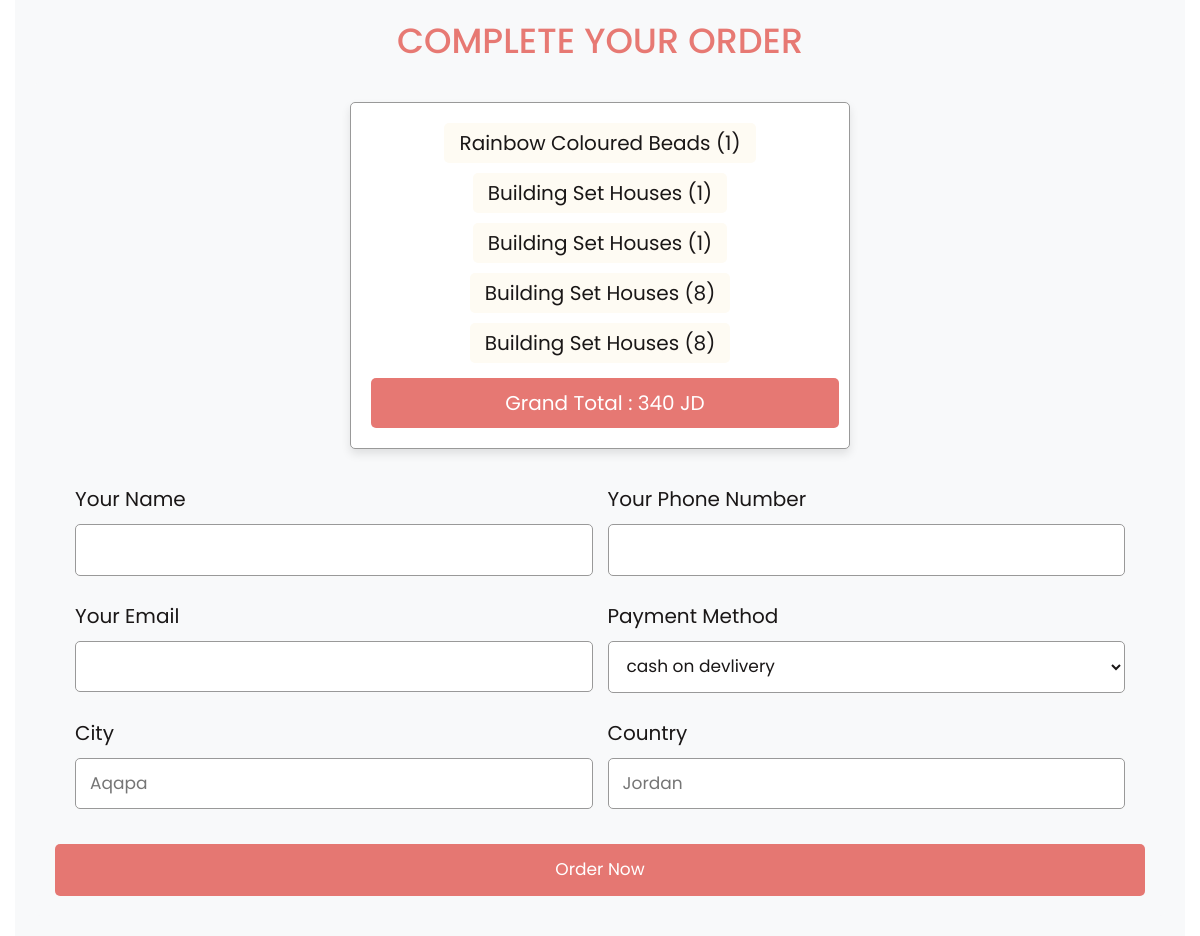
The app's page /checkout/checkout.php with its own data.
### tables this page shows
CREATE TABLE `cart` (
  `cart_id` int(11) NOT NULL,
  `product_id` int(11) NOT NULL,
  `quantity` int(255) NOT NULL,
  `total_cart` decimal(10,0) NOT NULL,
  `coupon` varchar(255) NOT NULL,
  `id` int(11) NOT NULL
);

CREATE TABLE `products` (
  `product_id` int(255) NOT NULL,
  `product_name` varchar(255) NOT NULL,
  `description` varchar(255) NOT NULL,
  `price` decimal(14,0) NOT NULL,
  `status` int(1) NOT NULL,
  `category_id` int(255) NOT NULL,
  `code` varchar(11) NOT NULL,
  `img` varchar(255) NOT NULL,
  `discount` varchar(70) NOT NULL
);

### checkout/checkout.php (the view, shortened to what this page needs)
<?php
include_once '../Configration/connection.php';
?>
<!DOCTYPE html>
<html lang="en">
<head>
   <link rel="stylesheet" href="https://cdnjs.cloudflare.com/ajax/libs/font-awesome/6.0.0/css/all.min.css">
   <link rel="stylesheet" href="https://stackpath.bootstrapcdn.com/bootstrap/4.5.2/css/bootstrap.min.css">
   <link rel="stylesheet" href="checkout.css">
</head>
<body>
<div class="container">
<section class="checkout-form" style="background-color: #f8f9fa;">
   <h1 class="heading" style="color:#e46a64e6;">complete your order</h1>
   <form action="" method="post" style="background-color: #f8f9fa;">
   <div class="display-order">
      <?php
        $sql1="SELECT * FROM cart INNER JOIN products ON products.product_id=cart.product_id";
         $select_cart = mysqli_query($conn, $sql1);
         $total = 0;
         $grand_total = 0;
         if(mysqli_num_rows($select_cart) > 0){
            while($row = mysqli_fetch_assoc($select_cart)){
            $total_price = number_format($row['price'] * $row['quantity']);
            $grand_total = $total += $total_price;
      ?>
      <span><?= $row['product_name']; ?>  (<?= $row['quantity']; ?>)</span>
      <?php
         }
      }else{
         echo "<div class='display-order'><span>your cart is empty!</span></div>";
      }
      ?>
      <span class="grand-total" style="background-color: #e46a64e6;"> grand total : <?= $grand_total; ?> JD</span>
   </div>
      <div class="flex">
         <div class="inputBox">
            <span>your name</span>
            <input type="text" value="<?php  ?>" name="name" required>
         </div>
         <div class="inputBox">
            <span>your phone number</span>
            <input type="number"  value="<?php  ?>" name="number" required>
         </div>
         <div class="inputBox">
            <span>your email</span>
            <input type="email"  value="<?php  ?>" name="email" required>
         </div>
         <div class="inputBox">
            <span>payment method</span>
            <select name="method">
               <option value="" selected>cash on devlivery</option>
            </select>
         </div>
         <div class="inputBox">
            <span>city</span>
            <input type="text" placeholder="Aqapa" name="city" required>
         </div>
         <div class="inputBox">
            <span>country</span>
            <input type="text" placeholder="Jordan" name="country" required>
         </div>
      </div>
      <input type="submit" value="order now" name="order_btn" class="btn" style=" background-color:#e46a64e6;">
   </form>
</section>
</body>
</html>

### checkout/checkout.css (style rules this page uses)
:root { --blue:#b98929; --red:#DEA057 --orange:orange; --black:rgb(26, 23, 23); --white:#fff; --bg-color:#FEFBF3; --dark-bg:rgba(0,0,0,.7); --box-shadow:0 .5rem 1rem rgba(0,0,0,.1); --border:.1rem solid #999; }
* { font-family: 'Poppins', sans-serif; margin:0; padding:0; box-sizing: border-box; outline: none; border:none; text-decoration: none; text-transform: capitalize; }
html { font-size: 62.5%; overflow-x: hidden; }
.container { max-width: 1200px; margin:0 auto; }
section { padding:2rem; }
.heading { text-align: center; font-size: 3.5rem; text-transform: uppercase; margin-bottom: 2rem; }
.btn { background-color: #e46a64e6 !important; }
.btn, .option-btn, .delete-btn { width: 100%; text-align: center; background-color: var(--blue); color:var(--white); font-size: 1.7rem; padding:1.2rem 3rem; border-radius: .5rem; cursor: pointer; margin-top: 1rem; }
.flex { display: flex; align-items: center; padding:1.5rem 2rem; max-width: 1200px; margin:0 auto; }
.checkout-form form { padding:2rem; border-radius: .5rem; background-color: #f8f9fa; }
.checkout-form form .flex { display: flex; flex-wrap: wrap; gap:1.5rem; }
.checkout-form form .flex .inputBox { flex:1 1 40rem; }
.checkout-form form .flex .inputBox span { font-size: 2rem; color:var(--black); }
.checkout-form form .flex .inputBox input, .checkout-form form .flex .inputBox select { width: 100%; background-color: var(--white); font-size: 1.7rem; color:var(--black); border-radius: .5rem; margin:1rem 0; padding:1.2rem 1.4rem; text-transform: none; border:var(--border); }
.display-order { max-width: 50rem; background-color: var(--white); border-radius: .5rem; text-align: center; padding:1.5rem; margin:0 auto; margin-bottom: 2rem; box-shadow: var(--box-shadow); border:var(--border); }
.display-order span { display: inline-block; border-radius: .5rem; background-color: var(--bg-color); padding:.5rem 1.5rem; font-size: 2rem; color:var(--black); margin:.5rem; }
.display-order span.grand-total { width: 100%; background-color: #e46a64e6; color:var(--white); padding:1rem; margin-top: 1rem; }

### records on screen
cart: product.product_name "Rainbow Coloured Beads", quantity "1"
cart: product.product_name "Building Set Houses", quantity "1"
cart: product.product_name "Building Set Houses", quantity "1"
cart: product.product_name "Building Set Houses", quantity "8"
cart: product.product_name "Building Set Houses", quantity "8"

### other values on screen
$grand_total "340"
